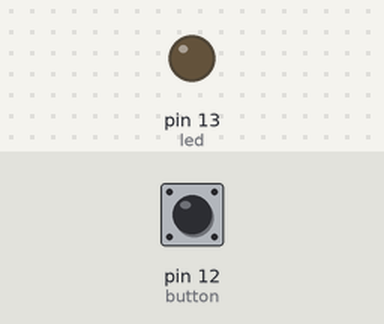
Bench run of a sketch on a simulated Arduino Uno, built with avr-gcc and run on an emulated ATmega328P. Shown: output pins drawn as LEDs (lit = HIGH). Inputs (shaded band) come from the test bench; at power-on: pin 12 (button) LOW.

Above: at 1.2 s.
1.3 s: pin 12 (button) pulled HIGH for 0.15 s
At 1.37 s:
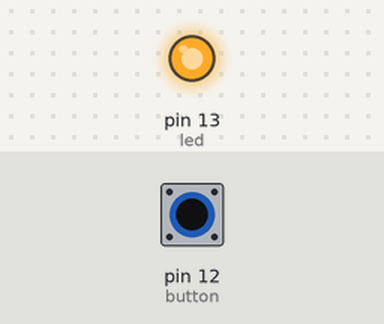
2.9 s: pin 12 (button) pulled HIGH for 3.2 s
At 7.3 s:
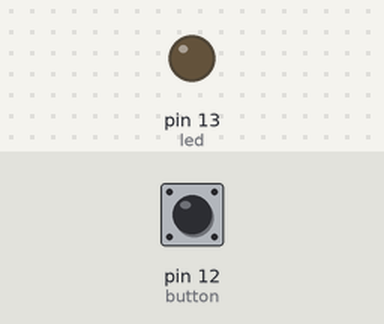
Timing chart, 0 to 8.8 s (numbered marks = the images above; inputs shaded):
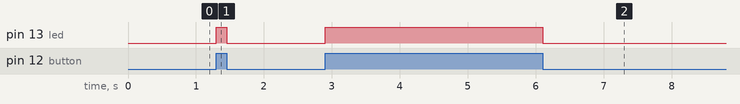

Measured:
- after the input at 1.3 s, pin 13 (led): LOW → HIGH at once, → LOW 0.15 s later
- after the input at 2.9 s, pin 13 (led): LOW → HIGH at once, → LOW 3.2 s later

The sketch:

button_input.ino
```cpp
int i=0;
int button=12 , led=13;

void setup() {

pinMode(button,INPUT);
pinMode(led,OUTPUT);

}

void loop() {

  i=digitalRead(button);

if(i==1)
{
digitalWrite(led,HIGH);
}

else if(i==0)
{
digitalWrite(led,LOW);
}


}
```
